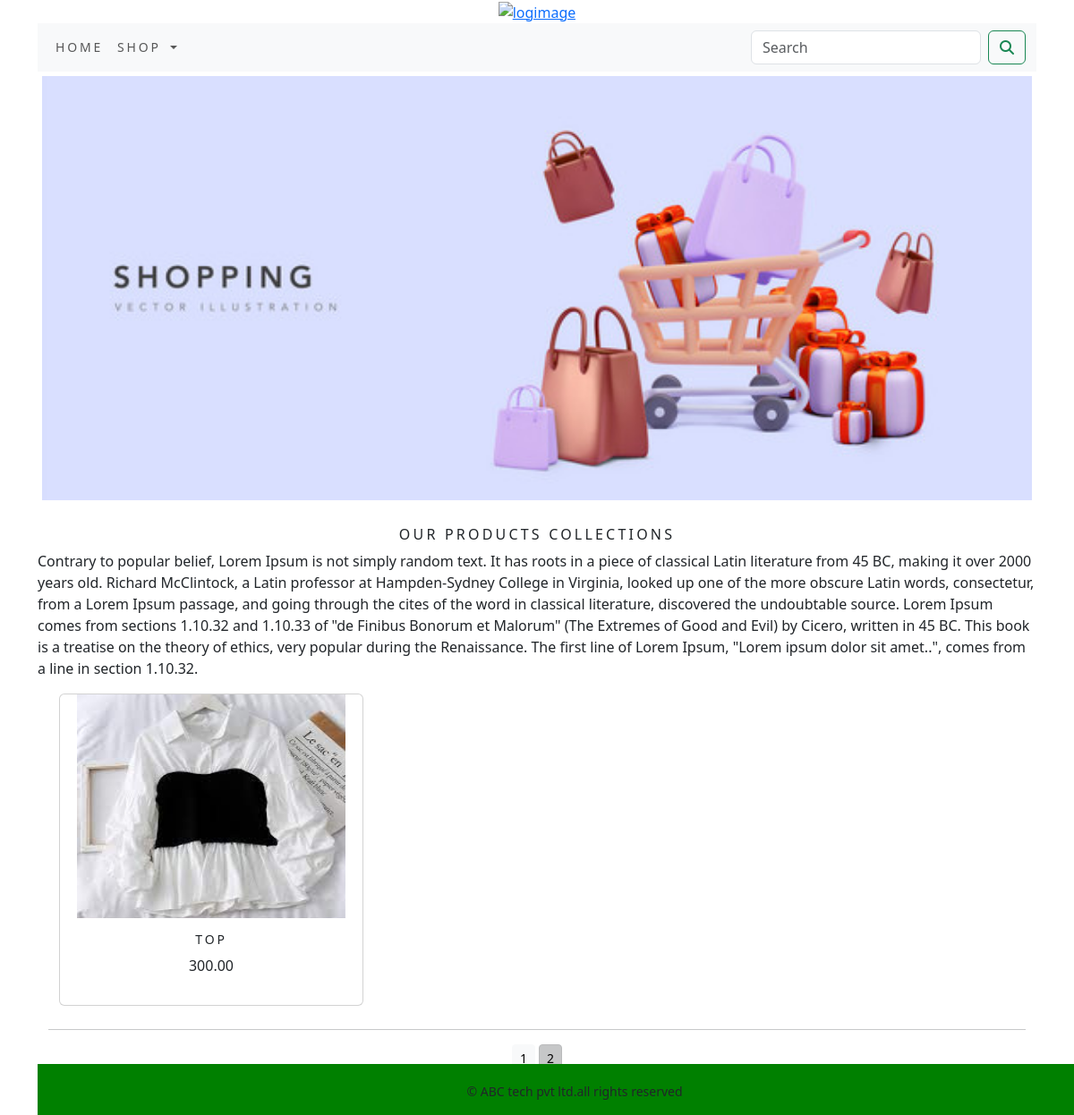
Screenshot of /shop/?page=2 with the database file from the repository.
### shop/models.py (models this page shows, shortened)
class Product(models.Model):
    name=models.CharField(max_length=250,unique=True)
    slug=models.SlugField(max_length=250,unique=True)
    description=models.TextField(blank=True)
    price=models.DecimalField(max_digits=10,decimal_places=2)
    category=models.ForeignKey(Category,on_delete=models.CASCADE)
    image = models.ImageField(upload_to='product', blank=True,)
    stock=models.IntegerField()
    available=models.BooleanField(default=True)
    created=models.DateTimeField(auto_now_add=True)
    updated=models.DateTimeField(auto_now=True)
    def get_url(self):
        return reverse('shop:prodCatDetail', args=[self.category.slug,self.slug])
    class Meta:
        ordering=('name',)
        verbose_name='product'
        verbose_name_plural='products'

### shop/views.py (the view)
# urls.py: path('',views.allProdCat,name='allProdCat'),
def allProdCat(request, c_slug=None):
    c_page = None
    products_list = None
    if c_slug != None:
        c_page = get_object_or_404(Category, slug=c_slug)
        products_list = Product.objects.all().filter(category=c_page, available=True)
    else:
        products_list = Product.objects.all().filter(available=True)
    paginator = Paginator(products_list,6)
    try:
        page = int(request.GET.get('page', '1'))
    except:
        page = 1
    try:
        products = paginator.page(page)
    except (EmptyPage, InvalidPage):
        products = paginator.page(paginator.num_pages)
    return render(request, "category.html", {'category': c_page, 'products': products})

### cart/context_processors.py (called while the page is built)
def counter(request):
    item_count=0
    if 'admin' in request.path:
        return {}
    else:
        try:
            cart=Cart.objects.filter(cart_id=_cart_id(request))
            cart_items=CartItem.objects.all().filter(cart=cart[:1])
            for cart_item in cart_items:
                item_count += cart_item.quantity
        except Cart.DoesNotExist:
            item_count=0
    return dict(item_count=item_count)

### cart/views.py (called while the page is built)
def  _cart_id(request):
    cart=request.session.session_key
    if not cart:
        cart=request.session.create()
    return cart

### shop/context_processors.py (called while the page is built)
def menu_links(request):
    links=Category.objects.all()
    return dict(links=links)

### shop/models.py (called while the page is built)
    def get_url(self):
        return reverse('shop:product_by_category',args=[self.slug])

### templates/category.html (shortened to what this page needs)
{% extends 'base.html' %}
{% load static %}
{% block content %}
<div class="mx-auto">
    {% if category %}
    <img class="my_image" src="{{category.image.url}}" alt="{{category.name}}" height="100px">
</div>
<br>
<div>
    <h1 class="text-center my_title">{{category.name}}</h1>
    <p class="text-justify">{{category.description}}</p>
</div>
    {% else %}
<div>
<img class="my_image my_image_padding" src="{% static 'img/banner1.jpg' %}" alt="our products" width="1500px" height="730px">
</div>
<br>
<div>
    <h1 class="text-center my_title">Our products collections</h1>
    <p class="text-justify">Contrary to popular belief, Lorem Ipsum is not simply random text. It has roots in a piece of classical Latin literature from 45 BC, making it over 2000 years old. Richard McClintock, a Latin professor at Hampden-Sydney College in Virginia, looked up one of the more obscure Latin words, consectetur, from a Lorem Ipsum passage, and going through the cites of the word in classical literature, discovered the undoubtable source. Lorem Ipsum comes from sections 1.10.32 and 1.10.33 of "de Finibus Bonorum et Malorum" (The Extremes of Good and Evil) by Cicero, written in 45 BC. This book is a treatise on the theory of ethics, very popular during the Renaissance. The first line of Lorem Ipsum, "Lorem ipsum dolor sit amet..", comes from a line in section 1.10.32.
</p>
</div>
    {% endif %}
<div class="container">
    <div class="row mx-auto">
        {% for product in products.object_list %}
        <div class="my_bottom_margin col-9 col-sm-12 col-md-4 col-lg-4">
            <div class="card text-center" style="">
                <a href="{{product.get_url}}"><img class="card-image-top my_image" src="{{product.image.url}}" alt="{{product.name}}" style="width:300px;height:250px"></a>
                 <div class="card-body">
                     <h4>{{product.name}}</h4>
                     <p>{{product.price}}</p>
                 </div>
            </div>
        </div>
        {% endfor %}
    </div>
    <div class="mx-auto">
        {% if products.paginator.num_pages > 1 %}
       <hr>
        <div class="text-center">
            {% for pg in products.paginator.page_range %}
            <a href="?page={{pg}}" class="btn btn-light btn-sm {% if products.number == pg %} active {% endif %}">{{pg}}</a>
            {% endfor %}
        </div>
         {% endif %}
    </div>
    <br>
</div>
{% endblock %}

### static/css/custom.css (style rules this page uses)
body { font-family: 'Roboto', sans-serif; }
.my_image { width:100%; height:auto; }
.my_title { font-size:16px; text-transform:uppercase; letter-spacing:.2em; }
.my_image_padding { padding:5px }
.my_bottom_margin { margin-bottom:10px; }
.card-body h4 { font-size:14px; text-transform:uppercase; letter-spacing:.2em }

### rows the page displays
Product: image (picture), name "TOP", price "300.00"

### other values shown
{{ pg }} "1" "2"
